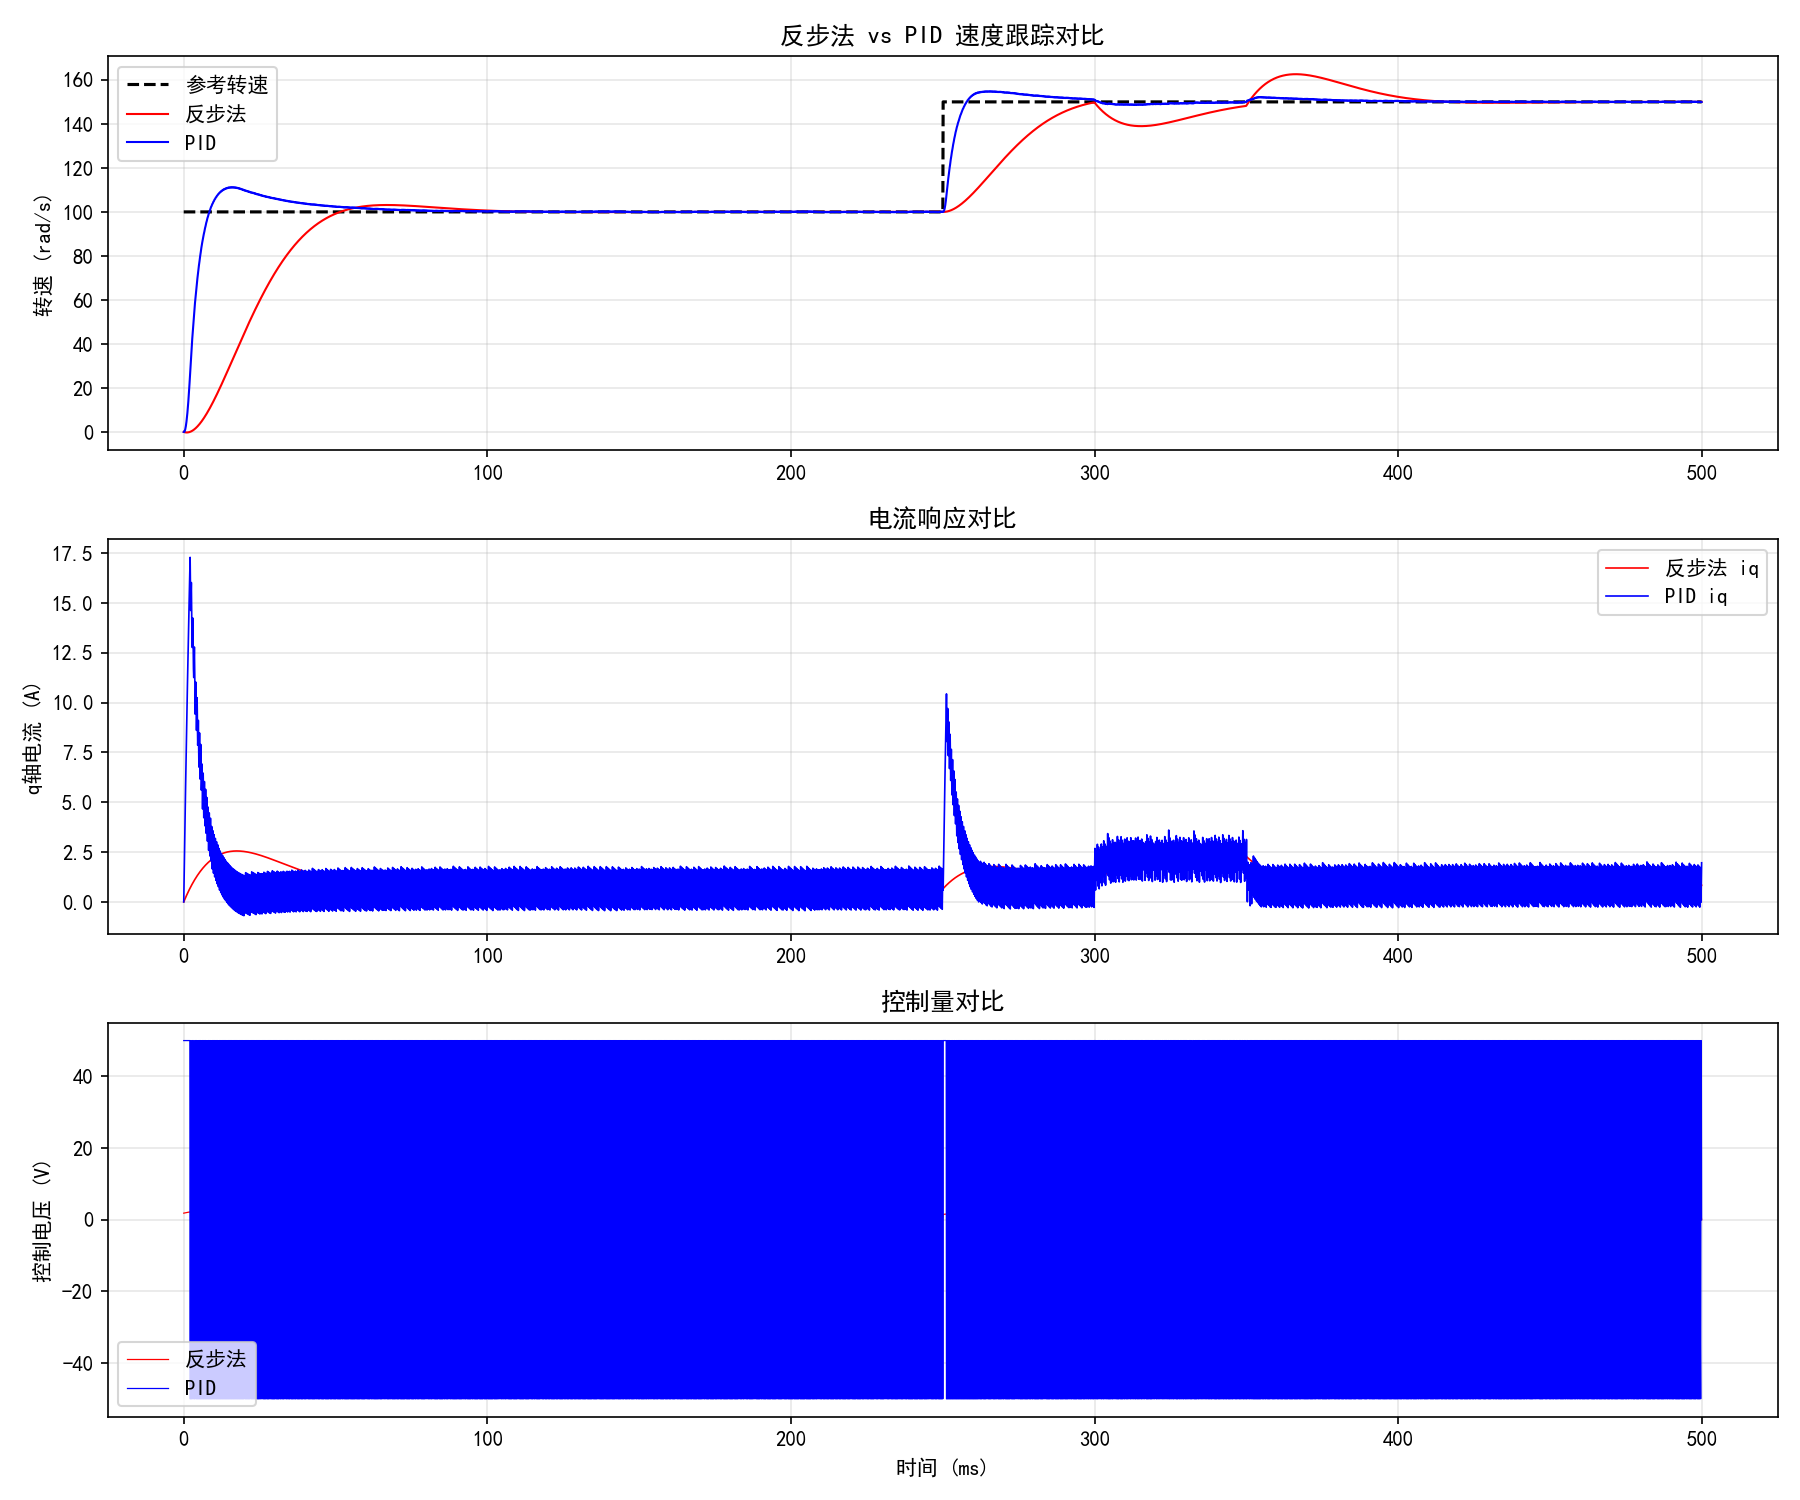

This chart was generated by the following Python code:
# -*- coding: utf-8 -*-
"""
反步法非线性控制仿真
===================
Backstepping控制设计用于非线性系统
应用场景: 永磁同步电机(PMSM)速度控制
"""
import numpy as np
import matplotlib
matplotlib.use('Agg')
import matplotlib.pyplot as plt
import os



def main():
    plt.rcParams['font.sans-serif'] = ['SimHei', 'Microsoft YaHei', 'DejaVu Sans']
    plt.rcParams['axes.unicode_minus'] = False

    # ========== 系统参数 ==========
    dt = 0.0001    # 100us 步长
    T = 0.5        # 仿真时长
    t = np.arange(0, T, dt)
    N = len(t)

    # PMSM参数
    J = 0.001     # 转动惯量
    B = 0.005     # 粘滞摩擦
    Kt = 1.5      # 转矩常数
    Tl = 0.5      # 负载转矩

    # ========== 参考信号 ==========
    w_ref = np.ones(N) * 100.0  # 期望转速 100 rad/s
    w_ref[t > 0.25] = 150.0     # 250ms后变为150

    # ========== 反步法控制器设计 ==========
    # 系统: J*dw/dt = -B*w + Kt*iq - Tl
    # 定义状态: x1 = w (转速), x2 = iq (q轴电流)
    # 电流环简化为一阶: diq/dt = (-R*iq + u) / L
    R_s = 1.0     # 电阻
    L_s = 0.005   # 电感

    # 反步法增益
    k1 = 50.0
    k2 = 100.0

    x1 = np.zeros(N)  # 转速
    x2 = np.zeros(N)  # 电流
    u_bs = np.zeros(N)  # 控制电压

    x1[0] = 0.0
    x2[0] = 0.0

    # 扰动
    dist = np.zeros(N)
    dist[int(0.3/dt):int(0.35/dt)] = 2.0  # 负载扰动

    for i in range(N-1):
        e1 = w_ref[i] - x1[i]

        # Step1: 虚拟控制 alpha1 (期望电流)
        # J*x1_dot = -B*x1 + Kt*x2 - Tl
        # 令误差动态: e1_dot = -k1*e1
        # => alpha1 = (J*(-k1*e1) + B*x1 + Tl) / Kt
        alpha1 = (J * k1 * e1 + B * x1[i] + Tl + dist[i]) / Kt

        # Step2: 电流误差
        e2 = x2[i] - alpha1

        # 反步法控制律: 使e2收敛
        # L_s * x2_dot = -R_s * x2 + u
        # 令 e2_dot = -k2 * e2
        # => u = L_s * (-k2*e2) + R_s*x2[i]
        u = L_s * (-k2 * e2) + R_s * x2[i]
        u = np.clip(u, -50, 50)
        u_bs[i] = u

        # 状态更新
        x1_dot = (-B*x1[i] + Kt*x2[i] - Tl - dist[i]) / J
        x2_dot = (-R_s*x2[i] + u) / L_s

        x1[i+1] = x1[i] + x1_dot * dt
        x2[i+1] = x2[i] + x2_dot * dt

    # ========== PID对比 ==========
    Kp, Ki, Kd = 0.5, 20.0, 0.001
    x1_pid = np.zeros(N)
    x2_pid = np.zeros(N)
    u_pid = np.zeros(N)
    e_int = 0
    e_prev = 0

    for i in range(N-1):
        e = w_ref[i] - x1_pid[i]
        e_int += e * dt
        e_int = np.clip(e_int, -10, 10)
        e_d = (e - e_prev) / dt

        iq_ref = Kp * e + Ki * e_int + Kd * e_d
        u = (iq_ref - x2_pid[i]) * 100  # 简单电流环
        u = np.clip(u, -50, 50)
        u_pid[i] = u

        x1_dot = (-B*x1_pid[i] + Kt*x2_pid[i] - Tl - dist[i]) / J
        x2_dot = (-R_s*x2_pid[i] + u) / L_s
        x1_pid[i+1] = x1_pid[i] + x1_dot * dt
        x2_pid[i+1] = x2_pid[i] + x2_dot * dt
        e_prev = e

    # ========== 性能指标 ==========
    def metrics(y, ref, t, t0=0.0):
        idx = t >= t0
        err = ref[idx] - y[idx]
        return {
            'IAE': np.sum(np.abs(err)) * dt,
            'ISE': np.sum(err**2) * dt,
            '最大误差': np.max(np.abs(err))
        }

    m_bs = metrics(x1, w_ref, t)
    m_pid = metrics(x1_pid, w_ref, t)

    print("=== 反步法控制性能 ===")
    for k, v in m_bs.items():
        print(f"  {k}: {v:.4f}")
    print("\n=== PID控制性能 ===")
    for k, v in m_pid.items():
        print(f"  {k}: {v:.4f}")

    # ========== 绘图 ==========
    fig, axes = plt.subplots(3, 1, figsize=(12, 10))

    axes[0].plot(t*1000, w_ref, 'k--', linewidth=1.5, label='参考转速')
    axes[0].plot(t*1000, x1, 'r-', linewidth=1.0, label='反步法')
    axes[0].plot(t*1000, x1_pid, 'b-', linewidth=1.0, label='PID')
    axes[0].set_ylabel('转速 (rad/s)')
    axes[0].set_title('反步法 vs PID 速度跟踪对比')
    axes[0].legend()
    axes[0].grid(True, alpha=0.3)

    axes[1].plot(t*1000, x2, 'r-', linewidth=0.8, label='反步法 iq')
    axes[1].plot(t*1000, x2_pid, 'b-', linewidth=0.8, label='PID iq')
    axes[1].set_ylabel('q轴电流 (A)')
    axes[1].set_title('电流响应对比')
    axes[1].legend()
    axes[1].grid(True, alpha=0.3)

    axes[2].plot(t*1000, u_bs, 'r-', linewidth=0.6, label='反步法')
    axes[2].plot(t*1000, u_pid, 'b-', linewidth=0.6, label='PID')
    axes[2].set_xlabel('时间 (ms)')
    axes[2].set_ylabel('控制电压 (V)')
    axes[2].set_title('控制量对比')
    axes[2].legend()
    axes[2].grid(True, alpha=0.3)

    plt.tight_layout()
    out = os.path.join(os.path.dirname(os.path.abspath(__file__)), 'backstepping_nonlinear.png')
    plt.savefig(out, dpi=150)
    plt.close()
    print(f"\n已保存: {out}")



if __name__ == '__main__':
    main()
